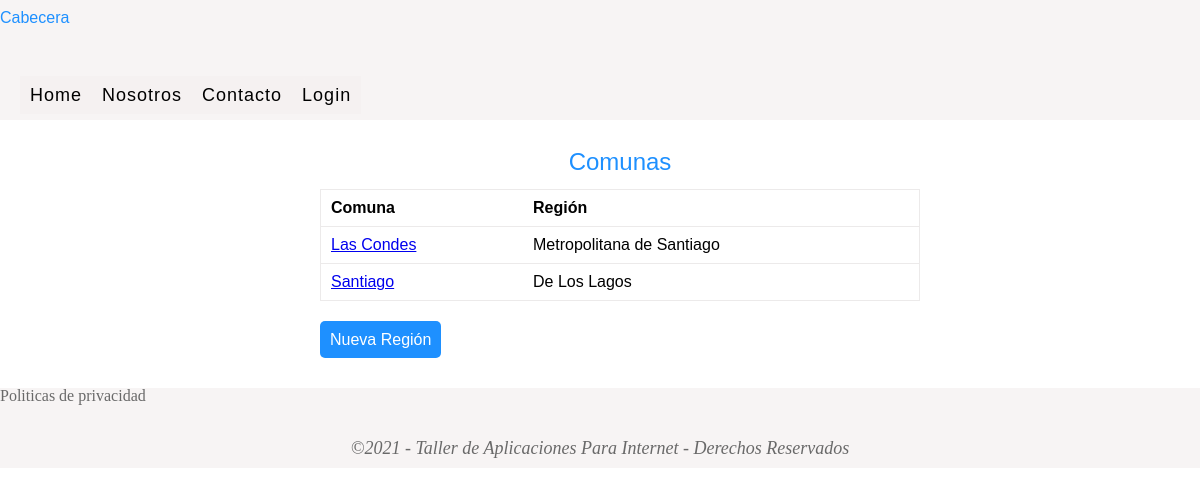
/comunas/index.php, run on the app's committed database.
### tables this page shows
CREATE TABLE `comunas` (
  `id` int NOT NULL AUTO_INCREMENT,
  `nombre` varchar(255) NOT NULL,
  `region_id` int NOT NULL,
  `created_at` datetime DEFAULT NULL,
  `updated_at` datetime DEFAULT NULL,
  PRIMARY KEY (`id`),
  KEY `region_id` (`region_id`),
  CONSTRAINT `comunas_ibfk_1` FOREIGN KEY (`region_id`) REFERENCES `regiones` (`id`)
);

CREATE TABLE `regiones` (
  `id` int NOT NULL AUTO_INCREMENT,
  `nombre` varchar(255) NOT NULL,
  `created_at` datetime DEFAULT NULL,
  `updated_at` datetime DEFAULT NULL,
  PRIMARY KEY (`id`)
);

### class/modelo.php (called while the page is built, shortened)
<?php
class Modelo
{
    public function __construct()
    {
        $this->_db = new Conexion;
    }
}

### class/comunaModel.php (called while the page is built, shortened)
<?php
require_once('modelo.php');
class comunaModel extends Modelo
{
    public function getComunas()
    {
        $comunas = $this->_db->query("SELECT c.id, c.nombre, r.nombre as region FROM comunas c INNER JOIN regiones r ON c.region_id = r.id ORDER BY c.nombre");
        return $comunas->fetchall();
    }
}

### comunas/index.php (the view, shortened to what this page needs)
<?php
require('../class/comunaModel.php');
$comunas = new comunaModel;
$comunas = $comunas->getComunas();
?>
<!DOCTYPE html>
<html lang="es">
<head>
    <link rel="stylesheet" href="../css/reset.css">
    <link rel="stylesheet" href="../css/estilos.css">
</head>
<body>
    <header>
        <h1>Cabecera</h1>
        <?php include('../partials/menu.php'); ?>
    </header>
    <section>
        <div class="contenido">
            <h1>Comunas</h1>
            <table class="table">
                <thead>
                    <tr>
                        <th>Comuna</th>
                        <th>Región</th>
                    </tr>
                </thead>
                <tbody>
                    <?php foreach($comunas as $comuna): ?>
                        <tr>
                            <td>
                                <a href="show.php?id=<?php echo $comuna['id']; ?>">
                                    <?php echo $comuna['nombre'] ?>
                                </a>
                            </td>
                            <td>
                               <?php echo $comuna['region']; ?>
                            </td>
                        </tr>
                    <?php endforeach; ?>
                </tbody>
            </table>
            <p class="enlace">
                <a href="add.php" class="btn btn-primary">Nueva Región</a>
            </p>
        </div>
    </section>
    <footer>
        <?php include('../partials/footer.php'); ?>
    </footer>
</body>
</html>

### css/estilos.css (style rules this page uses)
footer { width: 100%; float: left; height: 80px; background-color: rgba(245, 240, 240, 0.733); margin-top: 20px; }
h1,h2,h3,h4,h5,h6 { color: dodgerblue; font-family: Verdana, Geneva, Tahoma, sans-serif; margin-bottom: 15px; margin-top: 10px; }
header { float:left; width: 100%; height: 120px; background-color: rgba(245, 240, 240, 0.733); margin-bottom: 20px; }
section { float: left; width: 100%; margin-left: 20px; margin-right: 20px; margin-bottom: 20px; }
section h1 { text-align: center; font-size: 24px; }
table { width: 100%; }
.btn { width: 120px; height: 40px; border: 0; text-align: center; border-radius: 5px; }
.btn-primary { background-color: dodgerblue; color: white; }
.btn-link, .btn-primary, .btn-warning { font-family: Arial, Helvetica, sans-serif; }
.enlace { float: left; margin-top: 10px; }
.enlace a { width: auto; text-decoration: none; padding: 10px; font-family: Arial, Helvetica, sans-serif; vertical-align: middle; }
.contenido { float: left; width: 50%; margin-left: 25%; }
.table { float: left; border: solid 1px; border-color: #ECEAEA; margin-bottom: 20px; }
.table th { font-weight: bold; }
.table th, td { padding: 10px; border-bottom: 1px solid #ECEAEA; text-align: left; font-family: Arial, Helvetica, sans-serif; }

### data on the page
comunas: nombre "Las Condes", region.nombre "Metropolitana de Santiago"
comunas: nombre "Santiago", region.nombre "De Los Lagos"
